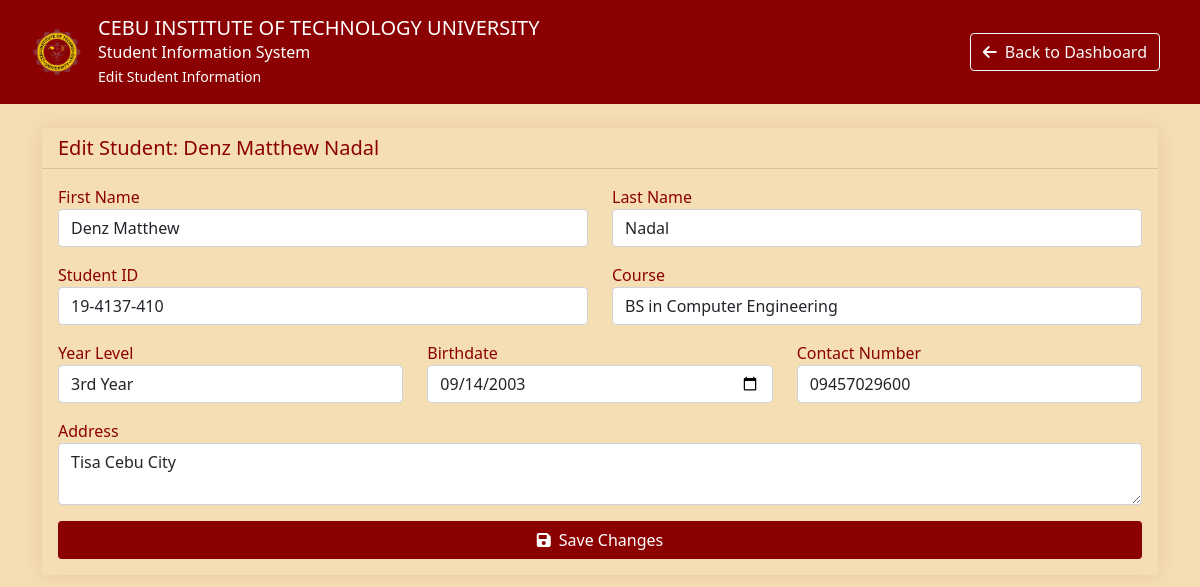
/faculty/edit-student/10/ (signed in), run on the app's committed database.
### base/models.py (models this page shows, shortened)
class StudentProfile(models.Model):
    YEAR_CHOICES = [
        (1, '1st Year'),
        (2, '2nd Year'),
        (3, '3rd Year'),
        (4, '4th Year'),
    ]
    user = models.OneToOneField(User, on_delete=models.CASCADE, related_name='student_profile')
    student_id = models.CharField(max_length=20, unique=True, null=True, blank=True)
    course = models.CharField(max_length=100)
    year_level = models.IntegerField(choices=YEAR_CHOICES)
    birthdate = models.DateField(null=True, blank=True)
    contact_number = models.CharField(max_length=15)
    address = models.TextField()
    created_at = models.DateTimeField(auto_now_add=True)
    updated_at = models.DateTimeField(auto_now=True)

### base/views.py (the view, shortened to what this page needs)
# urls.py: path('faculty/edit-student/<int:student_id>/', views.edit_student, name='edit_student'),
@staff_member_required(login_url='base:login')
def edit_student(request, student_id):
    try:
        student = get_object_or_404(StudentProfile, id=student_id)
        context = {
            'student': student,
            'faculty_name': request.user.get_full_name(),
            'department': request.user.faculty_profile.department
        }
        return render(request, 'base/edit_student.html', context)
    except Exception as e:
        messages.error(request, f'Error updating student: {str(e)}')
        return redirect('base:faculty_dashboard')

### base/templates/base/edit_student.html (shortened to what this page needs)
{% extends 'base/main.html' %}
{% block content %}
<div class="container-fluid p-0">
    <div class="header-section d-flex justify-content-between align-items-center">
        <div class="d-flex align-items-center">
            <img src="/static/citlogo1.png" alt="CIT Logo" style="width: 50px;">
            <div class="ms-3 text-white">
                <div class="university-title">
                    <h5 class="mb-0">CEBU INSTITUTE OF TECHNOLOGY UNIVERSITY</h5>
                    <div class="system-subtitle">Student Information System</div>
                </div>
                <small class="dashboard-label">Edit Student Information</small>
            </div>
        </div>
        <div class="d-flex align-items-center">
            <a href="{% url 'base:faculty_dashboard' %}" class="btn btn-outline-light me-2">
                <i class="fas fa-arrow-left me-2"></i>Back to Dashboard
            </a>
        </div>
    </div>
    <div class="container mt-4">
        <div class="card">
            <div class="card-header" style="background-color: #F5DEB3;">
                <h5 class="mb-0" style="color: #8B0000;">Edit Student: {{ student.user.get_full_name }}</h5>
            </div>
            <div class="card-body">
                <form method="POST">
                    <div class="row mb-3">
                        <div class="col-md-6">
                            <label style="color: #8B0000;">First Name</label>
                            <input type="text" name="first_name" class="form-control" value="{{ student.user.first_name }}" required>
                        </div>
                        <div class="col-md-6">
                            <label style="color: #8B0000;">Last Name</label>
                            <input type="text" name="last_name" class="form-control" value="{{ student.user.last_name }}" required>
                        </div>
                    </div>
                    <div class="row mb-3">
                        <div class="col-md-6">
                            <label style="color: #8B0000;">Student ID</label>
                            <input type="text" name="student_id" class="form-control" value="{{ student.student_id }}" required>
                        </div>
                        <div class="col-md-6">
                            <label style="color: #8B0000;">Course</label>
                            <select name="course" class="form-control" required>
                                <option value="{{ student.course }}" selected>{{ student.course }}</option>
                            </select>
                        </div>
                    </div>
                    <div class="row mb-3">
                        <div class="col-md-4">
                            <label style="color: #8B0000;">Year Level</label>
                            <select name="year_level" class="form-control" required>
                                <option value="{{ student.year_level }}" selected>{{ student.get_year_level_display }}</option>
                            </select>
                        </div>
                        <div class="col-md-4">
                            <label style="color: #8B0000;">Birthdate</label>
                            <input type="date" name="birthdate" class="form-control" value="{{ student.birthdate|date:'Y-m-d' }}" required>
                        </div>
                        <div class="col-md-4">
                            <label style="color: #8B0000;">Contact Number</label>
                            <input type="tel" name="contact_number" class="form-control" value="{{ student.contact_number }}" pattern="[0-9]{11}" placeholder="09XXXXXXXXX" required>
                        </div>
                    </div>
                    <div class="mb-3">
                        <label style="color: #8B0000;">Address</label>
                        <textarea name="address" class="form-control" rows="2" required>{{ student.address }}</textarea>
                    </div>
                    <div class="d-grid gap-2">
                        <button type="submit" class="btn" style="background-color: #8B0000; color: white;">
                            <i class="fas fa-save me-2"></i>Save Changes
                        </button>
                    </div>
                </form>
            </div>
        </div>
    </div>
</div>
{% endblock %}

### base/templates/base/main.html (style rules this page uses)
body { margin: 0; padding: 0; background-color: #F5DEB3; font-family: 'Segoe UI', Tahoma, Geneva, Verdana, sans-serif; min-height: 100vh; }
.container, .container-fluid { background: none !important; box-shadow: none !important; }
.card { background-color: transparent; border: none; box-shadow: none; }

### base/templates/base/edit_student.html (style rules this page uses)
.header-section { background-color: #8B0000; padding: 1rem 2rem; color: white; }
.card { border: none; box-shadow: 0 0 20px rgba(139, 0, 0, 0.1); }

### data on the page
StudentProfile: user.get_full_name "Denz Matthew Nadal", first_name "Denz Matthew", last_name "Nadal", student_id "19-4137-410", course "BS in Computer Engineering", year_level "3rd Year", birthdate "09/14/2003", contact_number "09457029600", address "Tisa Cebu City"
